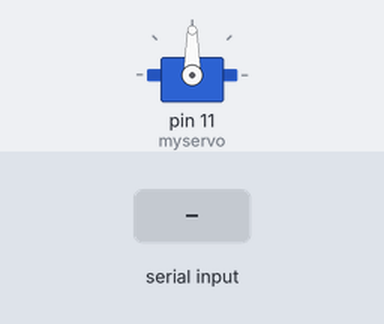
The sketch below on a simulated Arduino Uno, built with avr-gcc and run on an emulated ATmega328P. On the bench: servo. The test bench sets the inputs (shaded band). What the sketch prints to the serial monitor is not drawn.

Above: at 1.2 s.
1.3 s: "30,150\n" received over Serial
At 2.5 s:
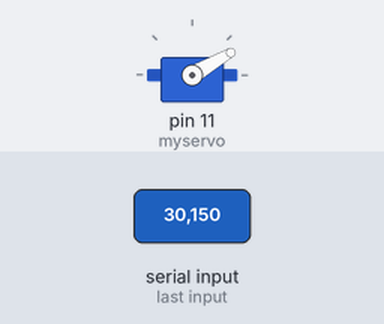
2.8 s: "5\n" received over Serial
At 3.8 s:
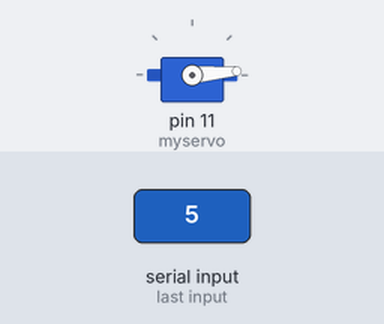
4.3 s: "200\n" received over Serial
At 5.0 s:
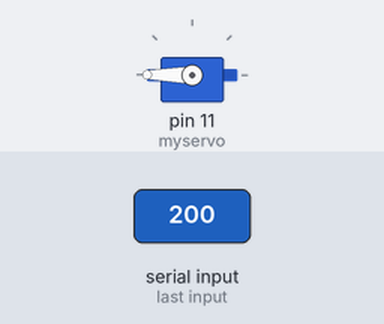
Timing chart, 0 to 7.3 s (numbered marks = the images above; inputs shaded):
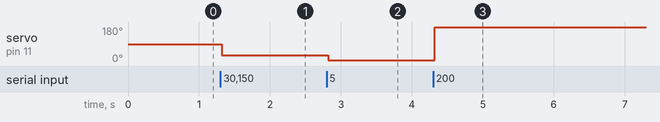

Measured:
- after the input at 1.3 s, servo on pin 11 (myservo): 90° → 30° at once
- after the input at 2.8 s, servo on pin 11 (myservo): 30° → 5° at once
- after the input at 4.3 s, servo on pin 11 (myservo): 5° → 180° at once

The sketch:

example2_arduino.ino
```cpp
#include <Servo.h>

#define OUTPUT_PIN 11
const int DELAY_MS = 20;
int inputVal;

Servo myservo;

int value = 0;

void setup() {
  Serial.begin(9600);
  myservo.attach(11);
}

void loop() {
  // Check to see if there is any incoming serial data
  Serial.print("Data received:");
  if (Serial.available() > 0) {
    // read string until the endo of the line
    String rcvdSerialData = Serial.readStringUntil('\n');

      value = rcvdSerialData.toInt();
      //this will be seen in the console
      Serial.print("Data received:" + rcvdSerialData);
      myservo.write(value);

    //analogWrite(OUTPUT_PIN, value);
    delay(DELAY_MS);
  }
}
```
